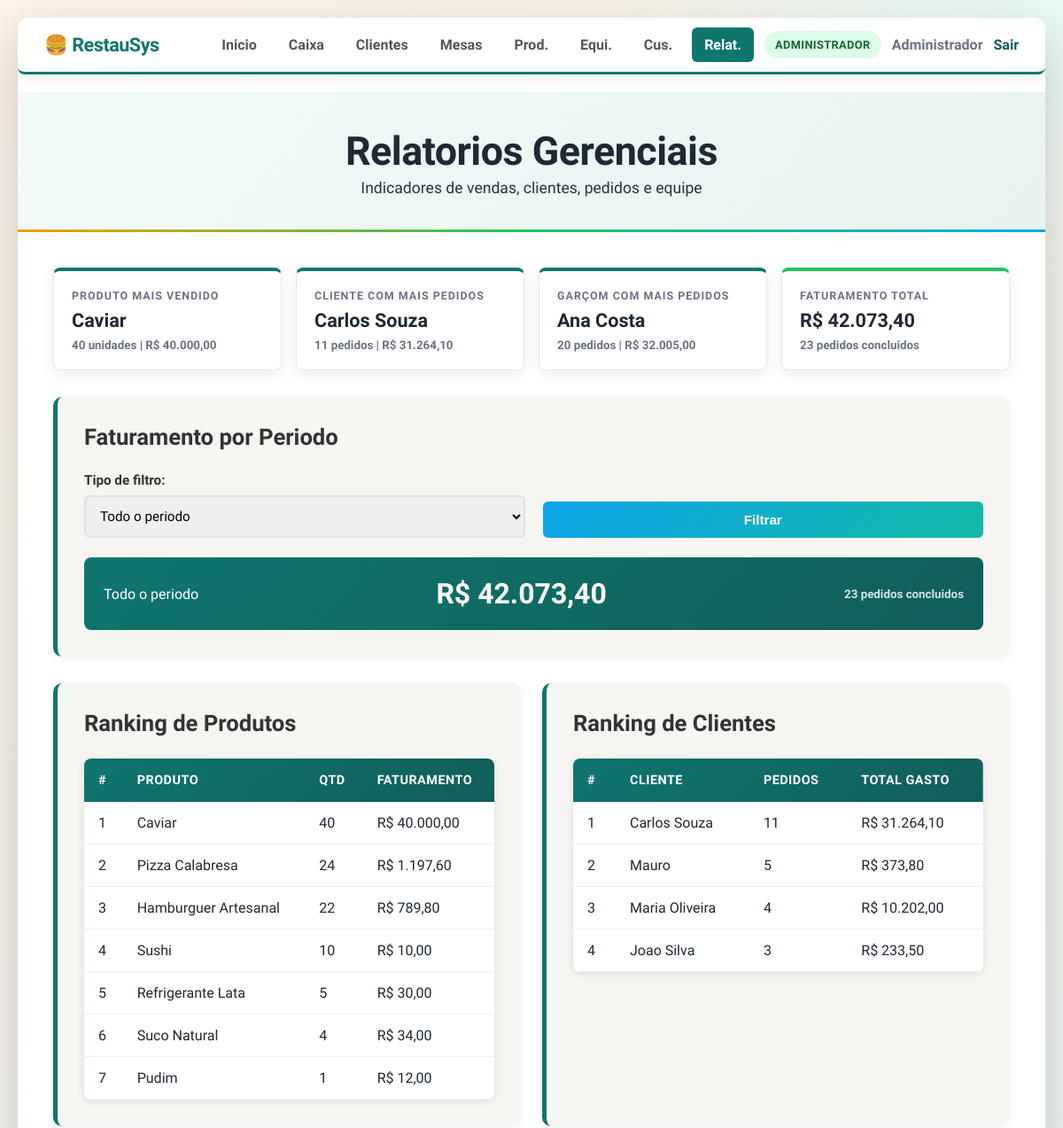
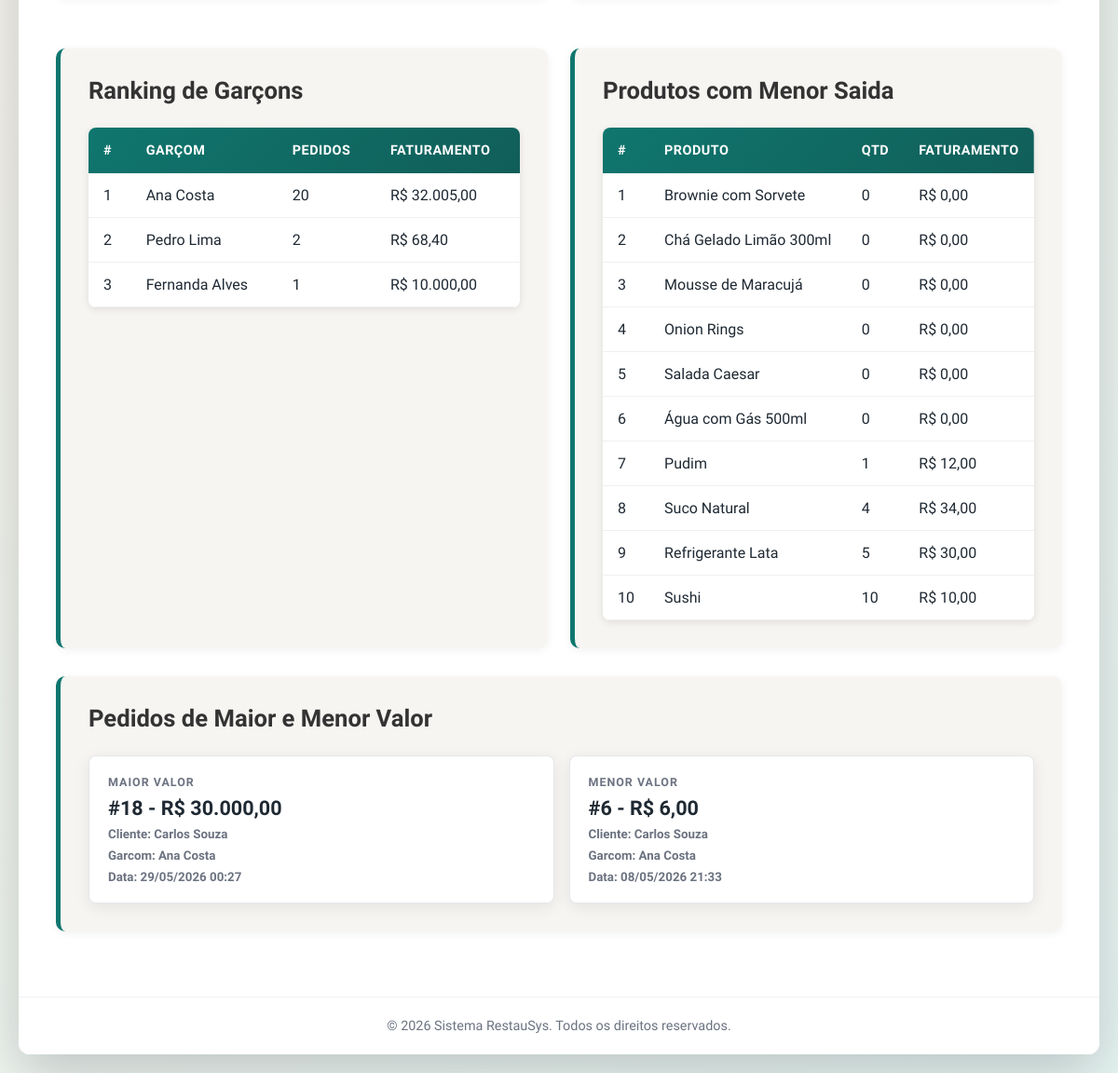
The app's page /pages/relatorios.php (signed in), older data (2 pictures, top to bottom).
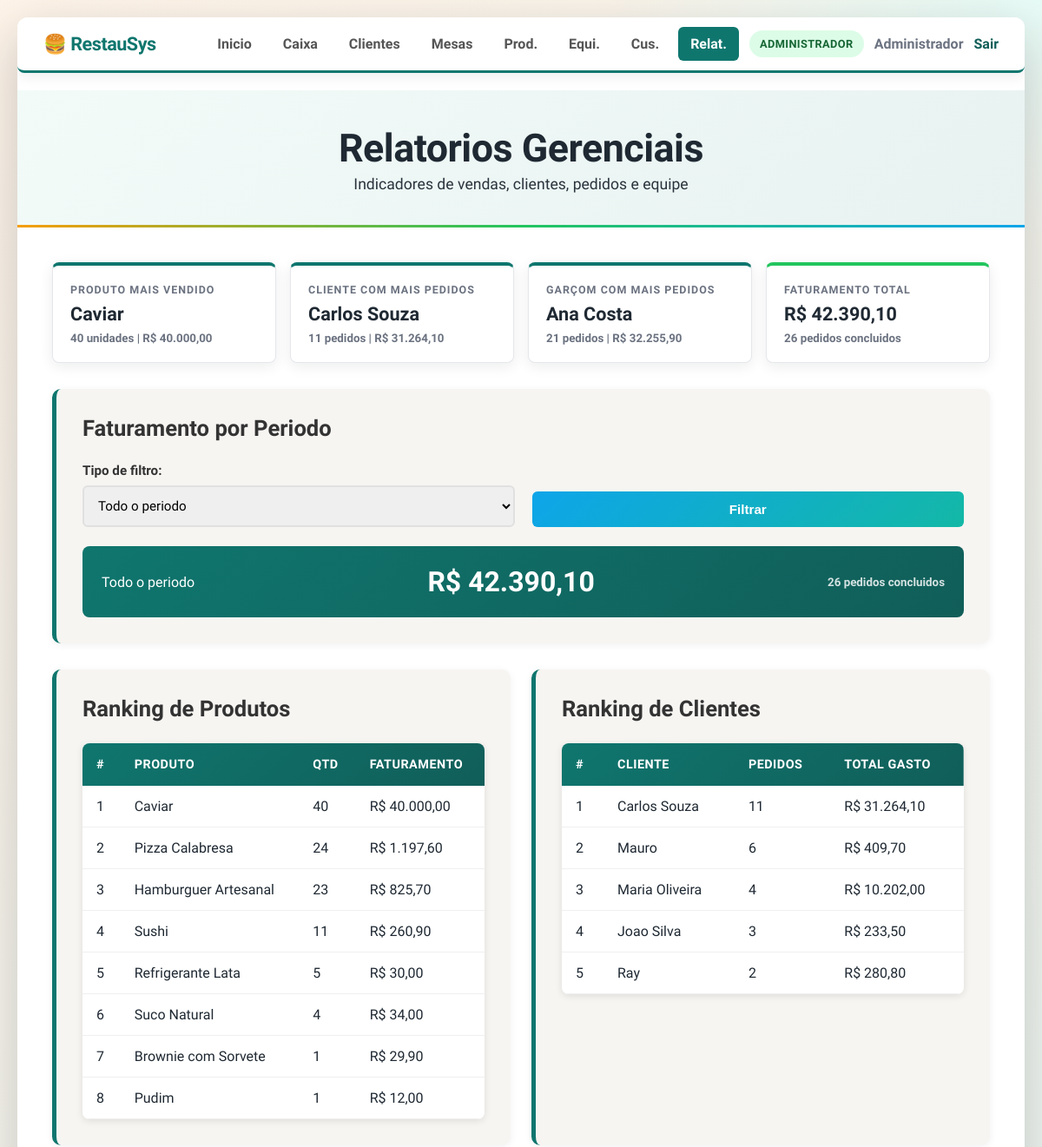
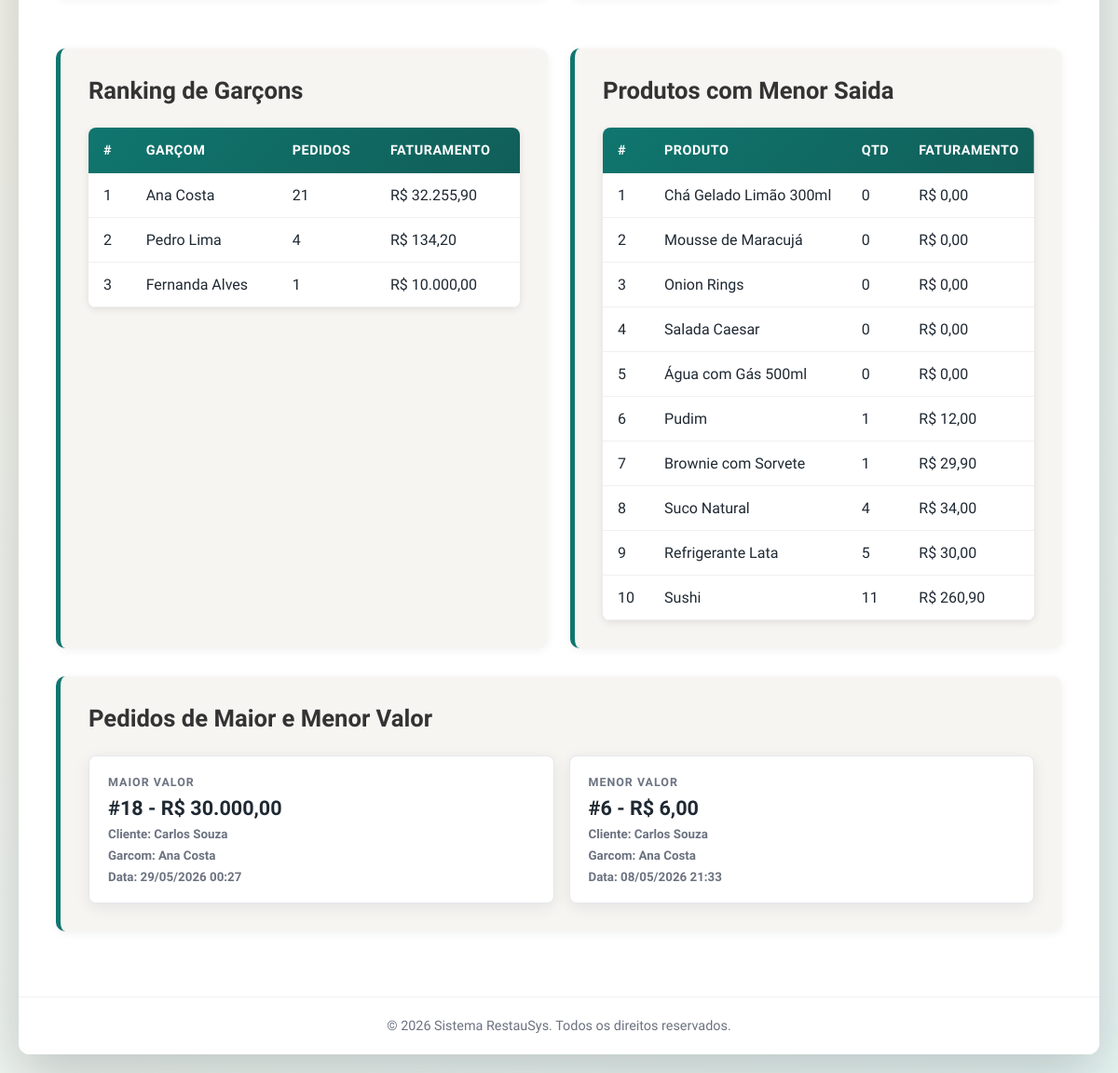
The same page, newer data (2 pictures, top to bottom).
### tables this page shows
CREATE TABLE produtos (
    id_produto INTEGER PRIMARY KEY AUTOINCREMENT,
    nome TEXT NOT NULL,
    descricao TEXT,
    preco NUMERIC NOT NULL,
    id_categoria INTEGER,
    estoque INTEGER DEFAULT 0,
    FOREIGN KEY (id_categoria) REFERENCES categorias(id_categoria)
);

CREATE TABLE clientes (
    id_cliente INTEGER PRIMARY KEY AUTOINCREMENT,
    nome TEXT NOT NULL,
    telefone TEXT,
    email TEXT,
    data_cadastro TEXT DEFAULT CURRENT_TIMESTAMP
);

CREATE TABLE funcionarios (
    id_funcionario INTEGER PRIMARY KEY AUTOINCREMENT,
    nome TEXT NOT NULL,
    cargo TEXT NOT NULL,
    salario NUMERIC,
    data_contratacao TEXT
);

CREATE TABLE pedidos (
    id_pedido INTEGER PRIMARY KEY AUTOINCREMENT,
    id_cliente INTEGER,
    id_mesa INTEGER,
    id_funcionario INTEGER,
    data_pedido TEXT DEFAULT CURRENT_TIMESTAMP,
    status TEXT NOT NULL DEFAULT 'aberto' CHECK (status IN ('aberto','fechado','cancelado')),
    forma_de_pagamento TEXT DEFAULT 'DINHEIRO' CHECK (forma_de_pagamento IN ('DINHEIRO','PIX','CARTAO')),
    FOREIGN KEY (id_cliente) REFERENCES clientes(id_cliente),
    FOREIGN KEY (id_mesa) REFERENCES mesas(id_mesa),
    FOREIGN KEY (id_funcionario) REFERENCES funcionarios(id_funcionario)
);

### pages/relatorios.php (the view, shortened to what the changed rows need)
<?php
require_once __DIR__ . "/../config/config.php";
function dinheiro(float $valor): string
{
    return "R$ " . number_format($valor, 2, ",", ".");
}
function data_br(?string $data): string
{
    return date("d/m/Y H:i", strtotime($data));
}
$where_periodo = "p.status = 'fechado'";
$params_periodo = [];
$rotulo_periodo = "Todo o periodo";
$ranking_produtos = query_all(
    "SELECT pr.id_produto, pr.nome, SUM(ip.quantidade) AS quantidade_vendida,
            SUM(ip.quantidade * ip.preco_unitario) AS faturamento
     FROM itens_pedido ip
     JOIN produtos pr ON pr.id_produto = ip.id_produto
     JOIN pedidos p ON p.id_pedido = ip.id_pedido
     WHERE p.status = 'fechado'
     GROUP BY pr.id_produto, pr.nome
     ORDER BY quantidade_vendida DESC, faturamento DESC, pr.nome ASC"
);
$produto_mais_vendido = $ranking_produtos[0] ?? null;
$ranking_clientes = query_all(
    "SELECT c.id_cliente, c.nome, COUNT(DISTINCT p.id_pedido) AS quantidade_pedidos,
            COALESCE(SUM(ip.quantidade * ip.preco_unitario), 0) AS total_gasto
     FROM clientes c
     JOIN pedidos p ON p.id_cliente = c.id_cliente
     LEFT JOIN itens_pedido ip ON ip.id_pedido = p.id_pedido
     WHERE p.status = 'fechado'
     GROUP BY c.id_cliente, c.nome
     ORDER BY quantidade_pedidos DESC, total_gasto DESC, c.nome ASC"
);
$cliente_mais_pedidos = $ranking_clientes[0] ?? null;
$pedido_maior_valor = query_one(
    "SELECT p.id_pedido, c.nome AS cliente, f.nome AS garcom, p.data_pedido,
            SUM(ip.quantidade * ip.preco_unitario) AS total
     FROM pedidos p
     JOIN clientes c ON c.id_cliente = p.id_cliente
     LEFT JOIN funcionarios f ON f.id_funcionario = p.id_funcionario
     JOIN itens_pedido ip ON ip.id_pedido = p.id_pedido
     WHERE p.status = 'fechado'
     GROUP BY p.id_pedido, c.nome, f.nome, p.data_pedido
     ORDER BY total DESC
     LIMIT 1"
);
$pedido_menor_valor = query_one(
    "SELECT p.id_pedido, c.nome AS cliente, f.nome AS garcom, p.data_pedido,
            SUM(ip.quantidade * ip.preco_unitario) AS total
     FROM pedidos p
     JOIN clientes c ON c.id_cliente = p.id_cliente
     LEFT JOIN funcionarios f ON f.id_funcionario = p.id_funcionario
     JOIN itens_pedido ip ON ip.id_pedido = p.id_pedido
     WHERE p.status = 'fechado'
     GROUP BY p.id_pedido, c.nome, f.nome, p.data_pedido
     ORDER BY total ASC
     LIMIT 1"
);
$ranking_garcons = query_all(
    "SELECT f.id_funcionario, f.nome, COUNT(DISTINCT p.id_pedido) AS quantidade_pedidos,
            COALESCE(SUM(ip.quantidade * ip.preco_unitario), 0) AS faturamento
     FROM funcionarios f
     JOIN pedidos p ON p.id_funcionario = f.id_funcionario
     LEFT JOIN itens_pedido ip ON ip.id_pedido = p.id_pedido
     WHERE p.status = 'fechado'
     GROUP BY f.id_funcionario, f.nome
     ORDER BY quantidade_pedidos DESC, faturamento DESC, f.nome ASC"
);
$garcom_mais_pedidos = $ranking_garcons[0] ?? null;
$faturamento_total = query_one(
    "SELECT COUNT(DISTINCT p.id_pedido) AS quantidade_pedidos,
            COALESCE(SUM(ip.quantidade * ip.preco_unitario), 0) AS faturamento
     FROM pedidos p
     LEFT JOIN itens_pedido ip ON ip.id_pedido = p.id_pedido
     WHERE p.status = 'fechado'"
);
$faturamento_periodo = query_one(
    "SELECT COUNT(DISTINCT p.id_pedido) AS quantidade_pedidos,
            COALESCE(SUM(ip.quantidade * ip.preco_unitario), 0) AS faturamento
     FROM pedidos p
     LEFT JOIN itens_pedido ip ON ip.id_pedido = p.id_pedido
     WHERE $where_periodo",
    $params_periodo
);
$produtos_menor_saida = query_all(
    "SELECT pr.id_produto, pr.nome,
            COALESCE(SUM(CASE WHEN p.status = 'fechado' THEN ip.quantidade ELSE 0 END), 0) AS quantidade_vendida,
            COALESCE(SUM(CASE WHEN p.status = 'fechado' THEN ip.quantidade * ip.preco_unitario ELSE 0 END), 0) AS faturamento
     FROM produtos pr
     LEFT JOIN itens_pedido ip ON ip.id_produto = pr.id_produto
     LEFT JOIN pedidos p ON p.id_pedido = ip.id_pedido
     GROUP BY pr.id_produto, pr.nome
     ORDER BY quantidade_vendida ASC, faturamento ASC, pr.nome ASC
     LIMIT 10"
);
?>
<!DOCTYPE html>
<html lang="pt-BR">
<head>
    <link rel="stylesheet" href="../css/style.css">
</head>
<body>
    <div class="container">
        <?php render_navegacao('relatorios', '../'); ?>
        <header>
            <div class="header-content">
                <h1>Relatorios Gerenciais</h1>
            </div>
        </header>
        <main>
            <section class="relatorio-metricas">
                <article class="metric-card">
                    <span class="metric-label">Produto mais vendido</span>
                    <strong><?=htmlspecialchars($produto_mais_vendido["nome"] ?? "Sem vendas")?></strong>
                    <small><?= (int)($produto_mais_vendido["quantidade_vendida"] ?? 0) ?> unidades | <?=dinheiro((float)($produto_mais_vendido["faturamento"] ?? 0))?></small>
                </article>
                <article class="metric-card">
                    <span class="metric-label">Cliente com mais pedidos</span>
                    <strong><?=htmlspecialchars($cliente_mais_pedidos["nome"] ?? "Sem pedidos")?></strong>
                    <small><?= (int)($cliente_mais_pedidos["quantidade_pedidos"] ?? 0) ?> pedidos | <?=dinheiro((float)($cliente_mais_pedidos["total_gasto"] ?? 0))?></small>
                </article>
                <article class="metric-card">
                    <span class="metric-label">Garçom com mais pedidos</span>
                    <strong><?=htmlspecialchars($garcom_mais_pedidos["nome"] ?? "Sem registros")?></strong>
                    <small><?= (int)($garcom_mais_pedidos["quantidade_pedidos"] ?? 0) ?> pedidos | <?=dinheiro((float)($garcom_mais_pedidos["faturamento"] ?? 0))?></small>
                </article>
                <article class="metric-card metric-card-total">
                    <span class="metric-label">Faturamento total</span>
                    <strong><?=dinheiro((float)($faturamento_total["faturamento"] ?? 0))?></strong>
                    <small><?= (int)($faturamento_total["quantidade_pedidos"] ?? 0) ?> pedidos concluidos</small>
                </article>
            </section>
            <section class="secao">
                <h2>Faturamento por Periodo</h2>
                <div class="periodo-resultado">
                    <span><?=htmlspecialchars($rotulo_periodo)?></span>
                    <strong><?=dinheiro((float)($faturamento_periodo["faturamento"] ?? 0))?></strong>
                    <small><?= (int)($faturamento_periodo["quantidade_pedidos"] ?? 0) ?> pedidos concluidos</small>
                </div>
            </section>
            <div class="relatorio-grid">
                <section class="secao">
                    <h2>Ranking de Produtos</h2>
                    <div class="tabela-container">
                        <table class="tabela">
                            <thead><tr><th>#</th><th>Produto</th><th>Qtd</th><th>Faturamento</th></tr></thead>
                            <tbody>
                                <?php foreach ($ranking_produtos as $i => $produto): ?>
                                    <tr>
                                        <td><?=($i + 1)?></td>
                                        <td><?=htmlspecialchars($produto["nome"])?></td>
                                        <td><?= (int)$produto["quantidade_vendida"] ?></td>
                                        <td><?=dinheiro((float)$produto["faturamento"])?></td>
                                    </tr>
                                <?php endforeach; ?>
                            </tbody>
                        </table>
                    </div>
                </section>
                <section class="secao">
                    <h2>Ranking de Clientes</h2>
                    <div class="tabela-container">
                        <table class="tabela">
                            <thead><tr><th>#</th><th>Cliente</th><th>Pedidos</th><th>Total gasto</th></tr></thead>
                            <tbody>
                                <?php foreach ($ranking_clientes as $i => $cliente): ?>
                                    <tr>
                                        <td><?=($i + 1)?></td>
                                        <td><?=htmlspecialchars($cliente["nome"])?></td>
                                        <td><?= (int)$cliente["quantidade_pedidos"] ?></td>
                                        <td><?=dinheiro((float)$cliente["total_gasto"])?></td>
                                    </tr>
                                <?php endforeach; ?>
                            </tbody>
                        </table>
                    </div>
                </section>
                <section class="secao">
                    <h2>Ranking de Garçons</h2>
                    <div class="tabela-container">
                        <table class="tabela">
                            <thead><tr><th>#</th><th>Garçom</th><th>Pedidos</th><th>Faturamento</th></tr></thead>
                            <tbody>
                                <?php foreach ($ranking_garcons as $i => $garcom): ?>
                                    <tr>
                                        <td><?=($i + 1)?></td>
                                        <td><?=htmlspecialchars($garcom["nome"])?></td>
                                        <td><?= (int)$garcom["quantidade_pedidos"] ?></td>
                                        <td><?=dinheiro((float)$garcom["faturamento"])?></td>
                                    </tr>
                                <?php endforeach; ?>
                            </tbody>
                        </table>
                    </div>
                </section>
                <section class="secao">
                    <h2>Produtos com Menor Saida</h2>
                    <div class="tabela-container">
                        <table class="tabela">
                            <thead><tr><th>#</th><th>Produto</th><th>Qtd</th><th>Faturamento</th></tr></thead>
                            <tbody>
                                <?php foreach ($produtos_menor_saida as $i => $produto): ?>
                                    <tr>
                                        <td><?=($i + 1)?></td>
                                        <td><?=htmlspecialchars($produto["nome"])?></td>
                                        <td><?= (int)$produto["quantidade_vendida"] ?></td>
                                        <td><?=dinheiro((float)$produto["faturamento"])?></td>
                                    </tr>
                                <?php endforeach; ?>
                            </tbody>
                        </table>
                    </div>
                </section>
            </div>
            <section class="secao">
                <h2>Pedidos de Maior e Menor Valor</h2>
                <div class="pedido-extremos">
                    <?php foreach (["Maior valor" => $pedido_maior_valor, "Menor valor" => $pedido_menor_valor] as $titulo => $pedido): ?>
                        <article class="pedido-card">
                            <span class="metric-label"><?=$titulo?></span>
                            <?php if ($pedido): ?>
                                <strong>#<?= (int)$pedido["id_pedido"] ?> - <?=dinheiro((float)$pedido["total"])?></strong>
                                <small>Cliente: <?=htmlspecialchars($pedido["cliente"])?></small>
                                <small>Garcom: <?=htmlspecialchars($pedido["garcom"] ?? "Nao informado")?></small>
                                <small>Data: <?=data_br($pedido["data_pedido"])?></small>
                            <?php else: ?>
                                <strong>Sem pedidos concluidos</strong>
                            <?php endif; ?>
                        </article>
                    <?php endforeach; ?>
                </div>
            </section>
        </main>
    </div>
</body>
</html>

### config/config.php (shortened to what the changed rows need)
<?php
$pdo = initialize_database(DB_PATH, false);
function query_one(string $sql, array $params = []): ?array
{
    global $pdo;
    $stmt = $pdo->prepare($sql);
    $stmt->execute($params);
    return $stmt->fetch() ?: null;
}
function query_all(string $sql, array $params = []): array
{
    global $pdo;
    $stmt = $pdo->prepare($sql);
    $stmt->execute($params);
    return $stmt->fetchAll() ?: [];
}
function render_navegacao(string $ativo, string $base_path = '../'): void
{
    $itens = [
        ['chave' => 'dashboard', 'titulo' => 'Inicio', 'href' => $base_path . 'index.php', 'roles' => [PERFIL_ADMIN, PERFIL_GARCOM]],
        ['chave' => 'pedidos', 'titulo' => 'Caixa', 'href' => $base_path . 'pages/pedidos.php', 'roles' => [PERFIL_ADMIN, PERFIL_GARCOM]],
        ['chave' => 'clientes', 'titulo' => 'Clientes', 'href' => $base_path . 'pages/clientes.php', 'roles' => [PERFIL_ADMIN, PERFIL_GARCOM]],
        ['chave' => 'mesas', 'titulo' => 'Mesas', 'href' => $base_path . 'pages/mesas.php', 'roles' => [PERFIL_ADMIN, PERFIL_GARCOM]],
        ['chave' => 'produtos', 'titulo' => 'Prod.', 'href' => $base_path . 'pages/produtos.php', 'roles' => [PERFIL_ADMIN, PERFIL_GARCOM]],
        ['chave' => 'funcionarios', 'titulo' => 'Equi.', 'href' => $base_path . 'pages/funcionarios.php', 'roles' => [PERFIL_ADMIN]],
        ['chave' => 'despesas', 'titulo' => 'Cus.', 'href' => $base_path . 'pages/despesas.php', 'roles' => [PERFIL_ADMIN]],
        ['chave' => 'relatorios', 'titulo' => 'Relat.', 'href' => $base_path . 'pages/relatorios.php', 'roles' => [PERFIL_ADMIN]],
    ];
    echo '<nav class="navbar">';
    echo '<div class="nav-right">';
    echo '<ul class="nav-links">';
    foreach ($itens as $item) {
        $classe_ativa = $item['chave'] === $ativo ? ' class="active"' : '';
        echo '<li><a' . $classe_ativa . ' href="' . htmlspecialchars($item['href']) . '">' . htmlspecialchars($item['titulo']) . '</a></li>';
    }
    echo '</ul>';
    echo '</div>';
    echo '</nav>';
}

Row changes from the older to the newer data that the page shows:
computed for funcionarios "Ana Costa": quantidade_pedidos "20" → "21"; faturamento "R$ 32.005,00" → "R$ 32.255,90"
changed produtos "Hamburguer Artesanal": quantidade_vendida "22" → "23"; faturamento "R$ 789,80" → "R$ 825,70"
changed produtos "Sushi": quantidade_vendida "10" → "11"; faturamento "R$ 10,00" → "R$ 260,90"
now on one of the page's lists (row edited): produtos: nome "Brownie com Sorvete"
changed produtos "Brownie com Sorvete": quantidade_vendida "0" → "1"; faturamento "R$ 0,00" → "R$ 29,90"; moves down the list
computed for clientes "Mauro": quantidade_pedidos "5" → "6"; total_gasto "R$ 373,80" → "R$ 409,70"
now on this page (row unchanged): clientes: nome "Ray", quantidade_pedidos "2", total_gasto "R$ 280,80"
computed for funcionarios "Pedro Lima": quantidade_pedidos "2" → "4"; faturamento "R$ 68,40" → "R$ 134,20"
Text that changed along with them:
$garcom_mais_pedidos["quantidade_pedidos"]: "20" → "21"
dinheiro((float)($garcom_mais_pedidos["faturamento"] ?? 0)): "R$ 32.005,00" → "R$ 32.255,90"
dinheiro((float)($faturamento_total["faturamento"] ?? 0)): "R$ 42.073,40" → "R$ 42.390,10"
$faturamento_total["quantidade_pedidos"]: "23" → "26"
dinheiro((float)($faturamento_periodo["faturamento"] ?? 0)): "R$ 42.073,40" → "R$ 42.390,10"
$faturamento_periodo["quantidade_pedidos"]: "23" → "26"
